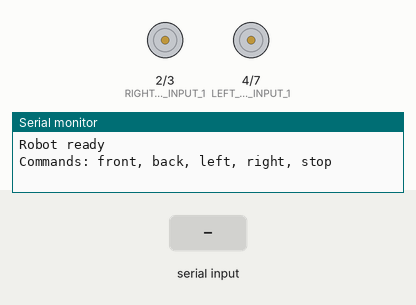
Simulated run of this sketch. Board: Arduino Uno, built with avr-gcc and run on an emulated ATmega328P. Parts: motor-driver pin pairs drawn as motors (green arrow = first pin HIGH = forward, orange = second pin HIGH = backward, longer = more drive), the last lines printed to the serial monitor. Inputs (shaded band) come from the test bench.

Above: at 1.2 s.
1.3 s: "front\n" received over Serial
At 1.53 s:
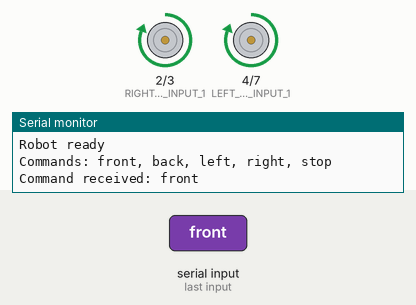
3.2 s: "back\n" received over the second serial link
At 3.42 s:
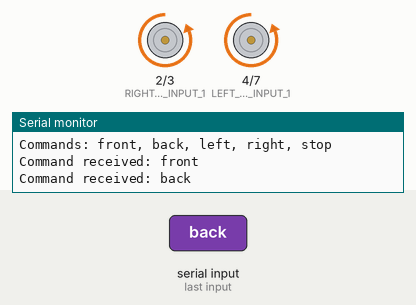
5.1 s: "left\n" received over Serial
At 5.33 s:
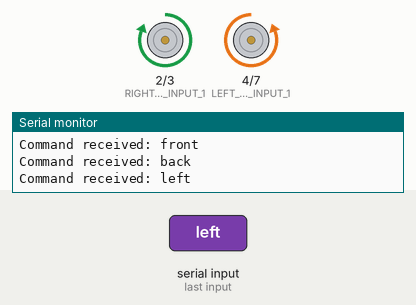
7.0 s: "right\n" received over the second serial link
At 7.22 s:
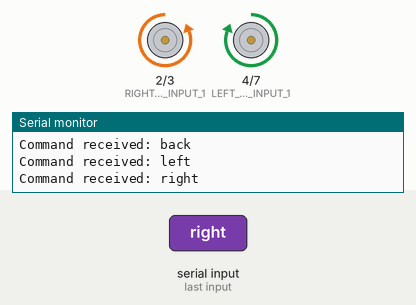
8.9 s: "forward\n" received over Serial
At 9.8 s:
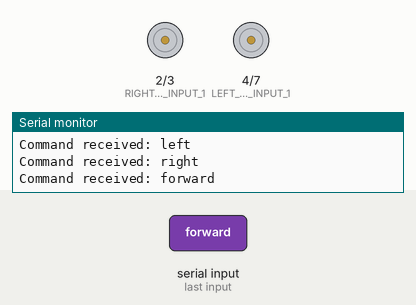
10.4 s: "backward\n" received over the second serial link
At 10.62 s:
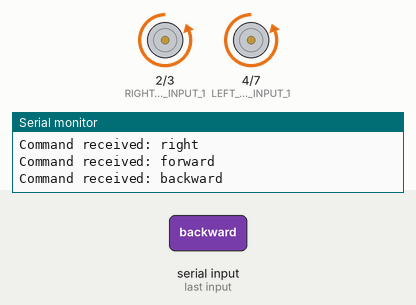
Timing chart, 0 to 12.9 s (numbered marks = the images above; inputs shaded):
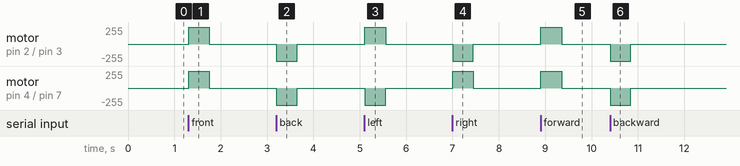

Measured:
- after the input at 1.3 s, motor on pin 2 (RIGHT_MOTOR_INPUT_1) / pin 3 (RIGHT_MOTOR_INPUT_2), motor on pin 4 (LEFT_MOTOR_INPUT_1) / pin 7 (LEFT_MOTOR_INPUT_2): stopped → forward 255/255 at once, → stopped 0.45 s later
- after the input at 3.2 s, motor on pin 2 (RIGHT_MOTOR_INPUT_1) / pin 3 (RIGHT_MOTOR_INPUT_2), motor on pin 4 (LEFT_MOTOR_INPUT_1) / pin 7 (LEFT_MOTOR_INPUT_2): stopped → backward 255/255 at once, → stopped 0.45 s later
- after the input at 5.1 s, motor on pin 2 (RIGHT_MOTOR_INPUT_1) / pin 3 (RIGHT_MOTOR_INPUT_2): stopped → forward 255/255 at once, → stopped 0.45 s later; motor on pin 4 (LEFT_MOTOR_INPUT_1) / pin 7 (LEFT_MOTOR_INPUT_2): stopped → backward 255/255 at once, → stopped 0.45 s later
- after the input at 7.0 s, motor on pin 2 (RIGHT_MOTOR_INPUT_1) / pin 3 (RIGHT_MOTOR_INPUT_2): stopped → backward 255/255 at once, → stopped 0.45 s later; motor on pin 4 (LEFT_MOTOR_INPUT_1) / pin 7 (LEFT_MOTOR_INPUT_2): stopped → forward 255/255 at once, → stopped 0.45 s later
- after the input at 8.9 s, motor on pin 2 (RIGHT_MOTOR_INPUT_1) / pin 3 (RIGHT_MOTOR_INPUT_2), motor on pin 4 (LEFT_MOTOR_INPUT_1) / pin 7 (LEFT_MOTOR_INPUT_2): stopped → forward 255/255 at once, → stopped 0.45 s later
- after the input at 10.4 s, motor on pin 2 (RIGHT_MOTOR_INPUT_1) / pin 3 (RIGHT_MOTOR_INPUT_2), motor on pin 4 (LEFT_MOTOR_INPUT_1) / pin 7 (LEFT_MOTOR_INPUT_2): stopped → backward 255/255 at once, → stopped 0.45 s later

The sketch:

vehicle-4x4.ino
```cpp
#include <SoftwareSerial.h>

// Bluetooth pins
const byte BLUETOOTH_RX_PIN = 10;  // Arduino RX receives from HC-05 TXD
const byte BLUETOOTH_TX_PIN = 11;  // Arduino TX sends to HC-05 RXD

SoftwareSerial bluetooth(BLUETOOTH_RX_PIN, BLUETOOTH_TX_PIN);

// L298N motor driver pins
const byte LEFT_MOTOR_INPUT_1 = 4;
const byte LEFT_MOTOR_INPUT_2 = 7;
const byte RIGHT_MOTOR_INPUT_1 = 2;
const byte RIGHT_MOTOR_INPUT_2 = 3;

// Change one of these to false if that wheel is wired backward.
const bool LEFT_MOTOR_FORWARD_USES_INPUT_1 = true;
const bool RIGHT_MOTOR_FORWARD_USES_INPUT_1 = true;

// The app repeats motion commands every 160 ms. Stop if commands stop arriving.
const unsigned long COMMAND_TIMEOUT_MS = 450;

// Separate buffers for USB Serial and Bluetooth
String serialCommandBuffer = "";
String bluetoothCommandBuffer = "";
unsigned long lastMovementCommandAt = 0;
bool movementCommandActive = false;

void setup() {
  pinMode(LEFT_MOTOR_INPUT_1, OUTPUT);
  pinMode(LEFT_MOTOR_INPUT_2, OUTPUT);
  pinMode(RIGHT_MOTOR_INPUT_1, OUTPUT);
  pinMode(RIGHT_MOTOR_INPUT_2, OUTPUT);

  stopMotors();

  Serial.begin(9600);
  bluetooth.begin(9600);

  Serial.println("Robot ready");
  Serial.println("Commands: front, back, left, right, stop");

  bluetooth.println("Robot ready");
  bluetooth.println("Commands: front, back, left, right, stop");
}

void loop() {
  readCommands(Serial, serialCommandBuffer);
  readCommands(bluetooth, bluetoothCommandBuffer);
  stopMotorsIfCommandTimedOut();
}

void readCommands(Stream& communicationPort, String& commandBuffer) {
  while (communicationPort.available() > 0) {
    char receivedCharacter = communicationPort.read();

    // Execute the command when Enter is received
    if (receivedCharacter == '\n' || receivedCharacter == '\r') {
      if (commandBuffer.length() > 0) {
        processCommand(commandBuffer);
        commandBuffer = "";
      }

      continue;
    }

    // Avoid excessively long or incorrect messages
    if (commandBuffer.length() < 20) {
      commandBuffer += receivedCharacter;
    }
  }
}

void processCommand(String command) {
  command.trim();
  command.toLowerCase();

  Serial.print("Command received: ");
  Serial.println(command);

  if (command == "front" || command == "forward") {
    moveForward();
    markMovementCommandActive();
  }
  else if (command == "back" || command == "backward") {
    moveBackward();
    markMovementCommandActive();
  }
  else if (command == "left") {
    turnLeft();
    markMovementCommandActive();
  }
  else if (command == "right") {
    turnRight();
    markMovementCommandActive();
  }
  else if (command == "stop") {
    stopMotors();
  }
  else {
    stopMotors();

    Serial.print("Unknown command: ");
    Serial.println(command);

    bluetooth.print("Unknown command: ");
    bluetooth.println(command);
  }
}

void markMovementCommandActive() {
  movementCommandActive = true;
  lastMovementCommandAt = millis();
}

void stopMotorsIfCommandTimedOut() {
  if (!movementCommandActive) return;

  if (millis() - lastMovementCommandAt > COMMAND_TIMEOUT_MS) {
    stopMotors();
  }
}

void moveForward() {
  setLeftMotorForward();
  setRightMotorForward();
}

void moveBackward() {
  setLeftMotorBackward();
  setRightMotorBackward();
}

void turnLeft() {
  setLeftMotorBackward();
  setRightMotorForward();
}

void turnRight() {
  setLeftMotorForward();
  setRightMotorBackward();
}

void setLeftMotorForward() {
  setMotorDirection(
    LEFT_MOTOR_INPUT_1,
    LEFT_MOTOR_INPUT_2,
    LEFT_MOTOR_FORWARD_USES_INPUT_1
  );
}

void setLeftMotorBackward() {
  setMotorDirection(
    LEFT_MOTOR_INPUT_1,
    LEFT_MOTOR_INPUT_2,
    !LEFT_MOTOR_FORWARD_USES_INPUT_1
  );
}

void setRightMotorForward() {
  setMotorDirection(
    RIGHT_MOTOR_INPUT_1,
    RIGHT_MOTOR_INPUT_2,
    RIGHT_MOTOR_FORWARD_USES_INPUT_1
  );
}

void setRightMotorBackward() {
  setMotorDirection(
    RIGHT_MOTOR_INPUT_1,
    RIGHT_MOTOR_INPUT_2,
    !RIGHT_MOTOR_FORWARD_USES_INPUT_1
  );
}

void setMotorDirection(byte input1Pin, byte input2Pin, bool useInput1) {
  digitalWrite(input1Pin, useInput1 ? HIGH : LOW);
  digitalWrite(input2Pin, useInput1 ? LOW : HIGH);
}

void stopMotors() {
  movementCommandActive = false;

  digitalWrite(LEFT_MOTOR_INPUT_1, LOW);
  digitalWrite(LEFT_MOTOR_INPUT_2, LOW);

  digitalWrite(RIGHT_MOTOR_INPUT_1, LOW);
  digitalWrite(RIGHT_MOTOR_INPUT_2, LOW);
}
```
